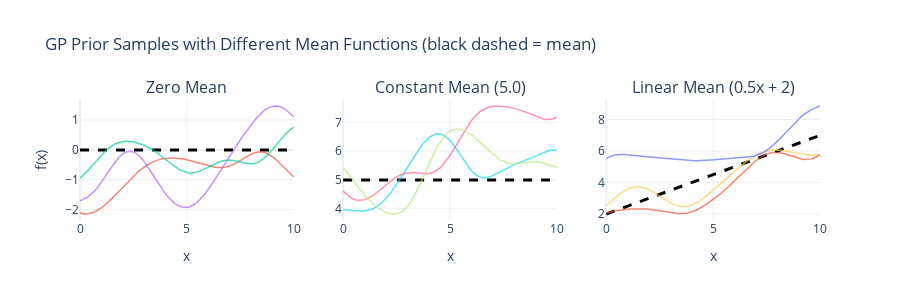

Here is the notebook cell this chart was saved with:
### Markdown cell above
## Section 1.4: Mean Functions

### The Role of the Mean Function

So far, we've been using a zero mean function, but this is just one choice among many. The mean function $m(x)$ specifies the expected value of the function at each input point, before we see any data. Think of it as your baseline assumption about what the function looks like.

The mean function shifts functions up or down (or even gives them a trend), but it doesn't affect their smoothness or correlation structure—that's the job of the covariance function. In many applications, we stick with a zero mean because:
1. It's simple and introduces no additional parameters
2. The covariance function is usually flexible enough to capture the important structure
3. If we're working with standardized data (mean-centered), a zero mean function makes sense

However, when you have strong prior knowledge about the general shape of your function—maybe you know it should have a linear trend or oscillate around some value—encoding this in the mean function can improve your model.

Let's explore the three most common mean functions: zero, constant, and linear.

### Code cell
# Define our input points
X_mean = np.linspace(0, 10, 100)[:, None]
n_samples = 3

# Shared covariance (we'll use the same kernel for all)
K = exp_quad_kernel(X_mean, X_mean, lengthscale=1.5, variance=1.0)
K += 1e-8 * np.eye(len(X_mean))

# Three different mean functions
mean_zero = np.zeros(len(X_mean))
mean_constant = np.full(len(X_mean), 5.0)  # Constant offset of 5
mean_linear = 0.5 * X_mean.flatten() + 2.0  # Linear trend

# Create subplots
fig = make_subplots(rows=1, cols=3,
                    subplot_titles=['Zero Mean', 'Constant Mean (5.0)', 'Linear Mean (0.5x + 2)'])

for idx, (mean_func, title) in enumerate([
    (mean_zero, 'Zero'),
    (mean_constant, 'Constant'),
    (mean_linear, 'Linear')
], 1):
    # Draw samples
    samples = rng.multivariate_normal(mean_func, K, size=n_samples)
    
    # Plot mean function
    fig.add_trace(
        go.Scatter(x=X_mean.flatten(), y=mean_func, mode='lines',
                  line=dict(color='black', width=3, dash='dash'),
                  showlegend=False, name='Mean'),
        row=1, col=idx
    )
    
    # Plot samples
    for sample in samples:
        fig.add_trace(
            go.Scatter(x=X_mean.flatten(), y=sample, mode='lines',
                      showlegend=False, line=dict(width=1.5), opacity=0.7),
            row=1, col=idx
        )

fig.update_xaxes(title_text="x")
fig.update_yaxes(title_text="f(x)", col=1)
fig.update_layout(height=300, width=900,
                  title_text="GP Prior Samples with Different Mean Functions (black dashed = mean)")
fig.show()
